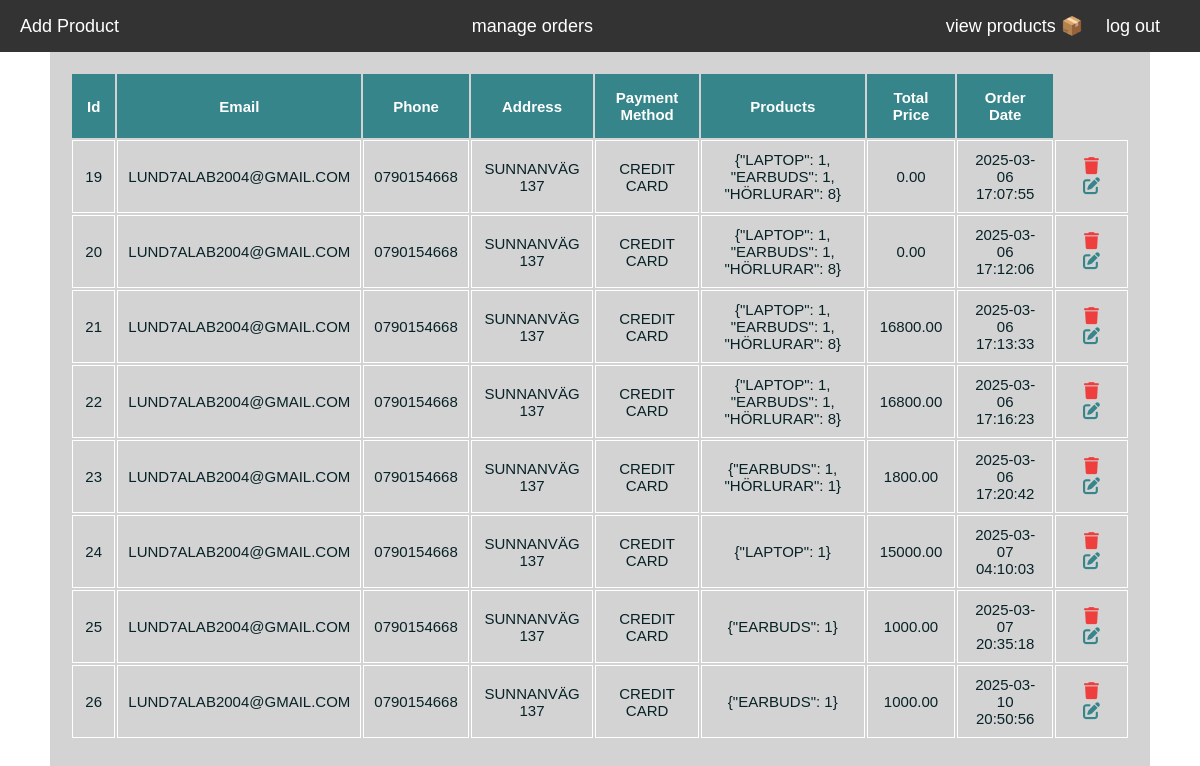
Page /view_orders.php (signed in) on the earlier database version.
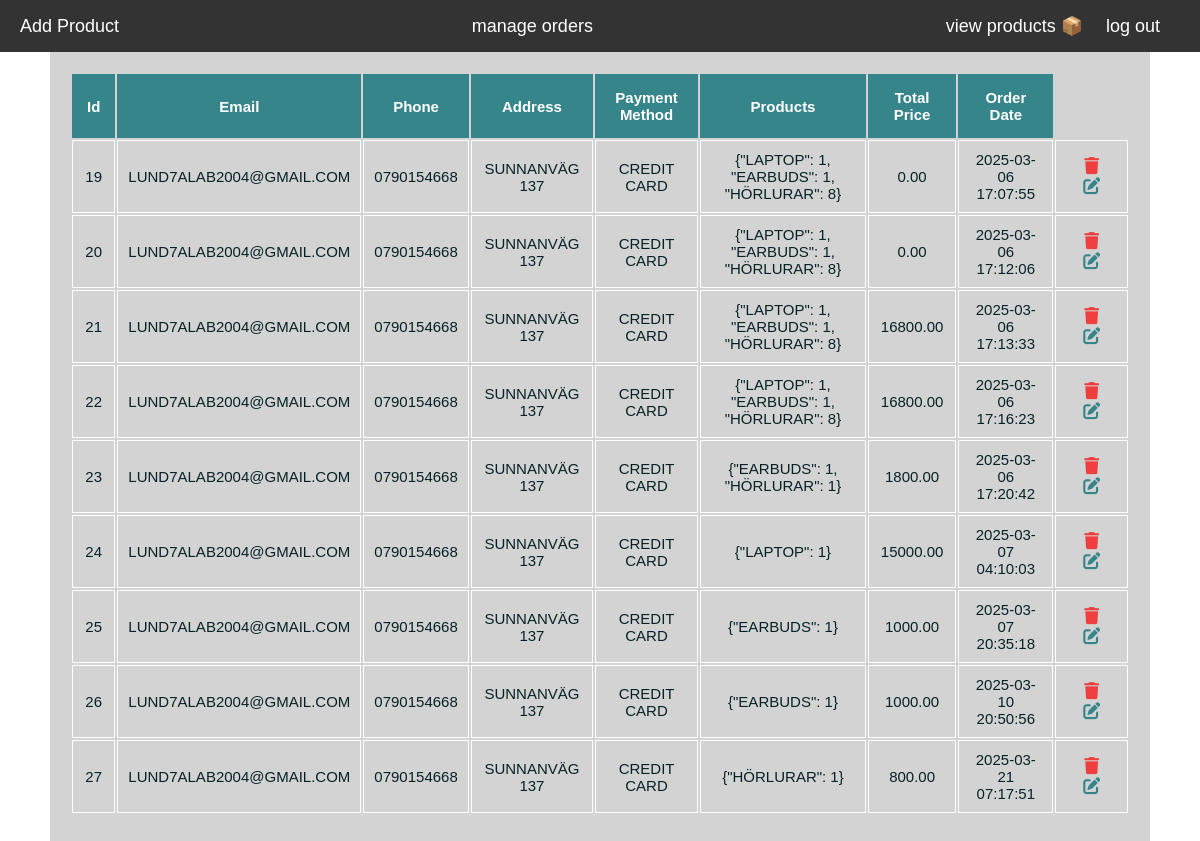
Same page on the later database version.
### tables this page shows
CREATE TABLE `orders` (
  `id` int NOT NULL,
  `full_name` varchar(255) DEFAULT NULL,
  `email` varchar(255) DEFAULT NULL,
  `phone` varchar(20) DEFAULT NULL,
  `address` text,
  `payment_method` varchar(50) DEFAULT NULL,
  `products` json NOT NULL,
  `total_price` decimal(10,2) DEFAULT NULL,
  `order_date` timestamp NULL DEFAULT CURRENT_TIMESTAMP
);

### view_orders.php (the view, shortened to what this page needs)
<!DOCTYPE html>
<html lang="en">
<head>
    <link rel="stylesheet" href="css/style.css">
    <link rel="stylesheet" href="https://cdnjs.cloudflare.com/ajax/libs/font-awesome/6.7.2/css/all.min.css" />
</head>
<body>
    <?php include 'header.php'; ?>
    <div class="container">
        <section class="display_product">
            <?php
            $display_product = mysqli_query($conn, "SELECT * FROM orders");
            if (mysqli_num_rows($display_product) > 0) {
                echo "
                <table>
                    <thead>
                        <tr>
                            <th>Id</th>
                            <th>Email</th>
                            <th>Phone</th>
                            <th>Address</th>
                            <th>Payment Method</th>
                            <th>Products</th>
                            <th>Total Price</th>
                            <th>Order Date</th>
                        </tr>
                    </thead>
                    <tbody>";
                while ($row = mysqli_fetch_assoc($display_product)) {
                    ?>
                    <tr>
                        <td><?php echo htmlspecialchars($row['id']); ?></td>
                        <td><?php echo htmlspecialchars($row['email']); ?></td>
                        <td><?php echo htmlspecialchars($row['phone']); ?></td>
                        <td><?php echo htmlspecialchars($row['address']); ?></td>
                        <td><?php echo htmlspecialchars($row['payment_method']); ?></td>
                        <td><?php echo htmlspecialchars($row['products']); ?></td>
                        <td><?php echo htmlspecialchars($row['total_price']); ?></td>
                        <td><?php echo htmlspecialchars($row['order_date']); ?></td>
                        <td>
                            <a href="delete.php?delete=<?php echo $row['id']; ?>" class="delete_product_btn" onclick="return confirm('Are you sure you want to delete this product?');">
                                <i class="fas fa-trash"></i>
                            </a>
                            <a href="update.php?edit=<?php echo $row['id']; ?>" class="update_product_btn">
                                <i class="fas fa-edit"></i>
                            </a>
                        </td>
                    </tr>
                    <?php
                }
                echo "
                    </tbody>
                </table>";
            } else {
                echo "<div class='empty_text'>No products available</div>";
            }
            ?>
        </section>
    </div>
</body>
</html>

### header.php (shortened to what this page needs)
<?php
include 'connect.php';
if (!empty($_SESSION['role']) && $_SESSION['role'] === 'customer' && !empty($_SESSION['user_id'])) {
    $customer_id = $_SESSION['user_id'];
    $cartHasItems = hasCartItems($conn);
    if (isset($conn)) {
        echo '
        <link rel="stylesheet" href="css/style.css">
        <div class="header">
            <a href="shop_products.php">Shop</a>
            <div class="cart-container">
                <a href="cart.php" class="cart-icon">🛒</a>';
                if ($cartHasItems) {
                    echo '<span class="cart-dot"></span>';
                }
                echo '
            </div>';
        echo '</div>';
    }
} else {
    echo '    <link rel="stylesheet" href="css/style.css">
        <div class="header">
    <a href="add_product.php">Add Product</a>
    <a href="view_orders.php">manage orders</a>
    <div class="products-container">
    <a href="view_products.php" class="products-icon">view products 📦</a>
    <a href="logout.php">log out</a>
    </div> </div>';
}
?>

### css/style.css (style rules this page uses)
* { margin: 0; padding: 0; box-sizing: border-box; outline: none; border: none; text-decoration: none; font-family: "Poppins", sans-serif; }
:root { --color1: #072227; --color2: #35858b; --color3: #4fbdba; --color4: #aefeff; --black: #000; --white: #fff; --lightgray: #d3d3d3; --red: rgb(238, 62, 62); }
html { font-size: 62.5%; overflow-x: hidden; }
.container { max-width: 1100px; margin: 0 auto; padding-bottom: 5rem; height: 100vh; background-color: var(--lightgray); }
.header { display: flex; justify-content: space-between; align-items: center; padding: 15px 20px; background-color: #333; }
.header a { color: white; text-decoration: none; font-size: 18px; margin-right: 20px; }
.products-container { position: relative; }
.products-icon { font-size: 24px; }
section { padding: 2rem; }
.display_product table { width: 100%; text-align: center; }
.display_product table thead th { padding: 1.5rem; font-size: 1.5rem; background-color: var(--color2); color: var(--white); }
td { padding: 1rem; font-size: 1.5rem; color: var(--color1); border: 1px solid var(--white); text-transform: uppercase; }
.delete_product_btn, .update_product_btn { text-align: center; color: var(--red); font-size: 1.7rem; padding: 0 1rem; cursor: pointer; }
.update_product_btn { color: var(--color2); }

Differences in the rows shown:
added orders: id "27", email "LUND7ALAB2004@GMAIL.COM", phone "0790154668", address "SUNNANVÄG 137", payment_method "CREDIT CARD", products "{\"HÖRLURAR\": 1}", total_price "800.00", order_date "2025-03-21 07:17:51"
